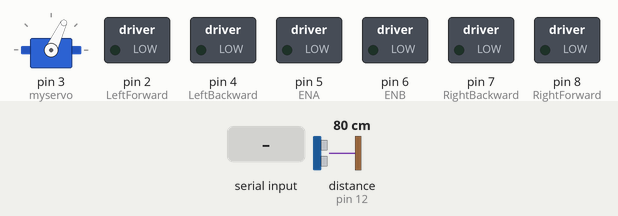
This sketch was run on a simulated Arduino Uno, built with avr-gcc and run on an emulated ATmega328P. Shown: servo, switched loads named in the sketch (green lamp = pin HIGH). Inputs (shaded band) come from the test bench; at power-on: distance to the obstacle (sensor on pin 12) 80 cm. The echo pulse lasts 58.3 µs per cm; pins used as bus, display or sensor lines are not drawn.

Above: at 1.7 s.
1.8 s: "W" received over Serial
At 3.0 s:
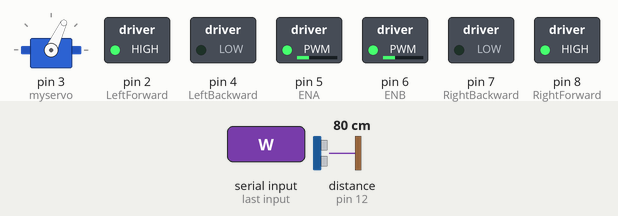
3.3 s: distance to the obstacle (sensor on pin 12) set to 34 cm
4.8 s: distance to the obstacle (sensor on pin 12) set to 27 cm
At 6.7 s:
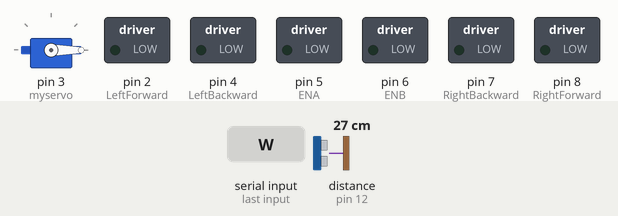
7.8 s: distance to the obstacle (sensor on pin 12) set to 35 cm
At 9.1 s:
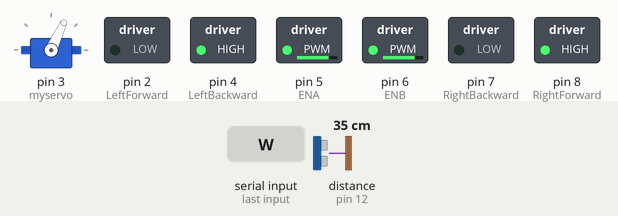
10.8 s: distance to the obstacle (sensor on pin 12) set to 2 cm
At 13.7 s:
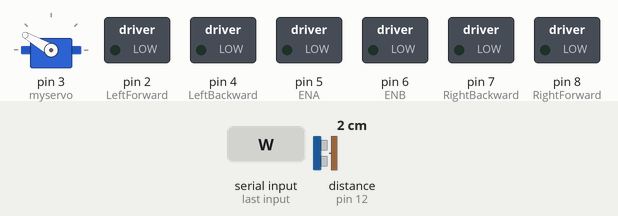
13.8 s: distance to the obstacle (sensor on pin 12) set to 22 cm
16.8 s: distance to the obstacle (sensor on pin 12) set to 28 cm
Timing chart, 0 to 20.8 s (numbered marks = the images above; inputs shaded):
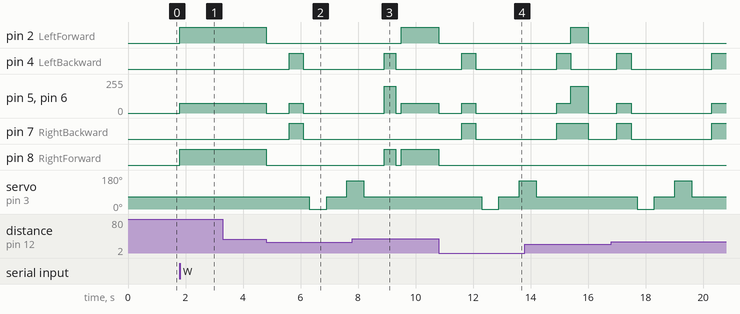

Measured:
- the behaviour switches between 31 and 30 cm on distance to the obstacle (sensor on pin 12) (found by bisection; images 1 and 2)
- after the input at 1.8 s, pin 2 (LeftForward), pin 8 (RightForward): LOW → HIGH at once; pin 5 (ENA), pin 6 (ENB): 0/255 → 75/255 at once
- after the input at 3.3 s, every drawn part: stays the same
- after the input at 4.8 s, pin 2 (LeftForward): HIGH → LOW at once; pin 4 (LeftBackward): LOW → HIGH after 0.80 s, → LOW 0.50 s later
- after the input at 7.8 s, pin 7 (RightBackward): stays LOW (without the input it goes to HIGH after 1.1 s); pin 8 (RightForward): LOW → HIGH after 1.1 s, → LOW 0.40 s later, → HIGH 0.20 s later
- after the input at 10.8 s, pin 2 (LeftForward): HIGH → LOW at once; pin 4 (LeftBackward): LOW → HIGH after 0.80 s, → LOW 0.50 s later

The sketch:

4WD-Arduino-Smart-Car.ino
```cpp
#include <Servo.h> // Import servo motor library

// --- Pin Definitions ---

//Ultra Sonic sensor pins
const int trig = 11;
const int echo = 12;

// L298N Motor Driver pins
const int RightForward  = 8; // input1
const int RightBackward = 7; // input2
const int LeftBackward  = 4; // input3
const int LeftForward   = 2; // input4
const int ENA = 5; // PWM pin for Right Motors speed
const int ENB = 6; // PWM pin for Left Motors speed

Servo myservo; // Create a servo object to control the radar mount
int speed = 75; // this speed for moving forwards or backwards its normal speed on smooth surface like (tiles), If the surface rough like (carpet), then the speed should be increased to 200 or more up to 255 it depends.
int turnSpeed = 200;
int lowSpeed = 0; // Stop speed
int distance = 0; // initial value will be used for UltraSonic
char command = '\0'; // Initialize command with null character
bool autoMode = false; // Initial state is manual mode; car remains stopped until a command is received from the smartphone

void setup() {

Serial.begin(9600); // Initialize serial communication at 9600 bps
  pinMode(trig, OUTPUT); // transmitter that sends out a sound wave
  pinMode(echo, INPUT); // acts as the receiver that listens for the wave to bounce back

  pinMode(RightForward, OUTPUT);
  pinMode(RightBackward, OUTPUT);
  pinMode(LeftForward, OUTPUT);
  pinMode(LeftBackward, OUTPUT);
  pinMode(ENA, OUTPUT);
  pinMode(ENB, OUTPUT);

  myservo.attach(3); // Attach servo to digitalpin 3 in arduino
  myservo.write(65); // Set servo to center position (forward)
  delay(500); // Wait for servo to reach the center position
  stopCar(); // Ensure the car is stopped at startup

}
void loop() {
  // Check if there is incoming data from the Bluetooth module
  if (Serial.available() > 0) {
    char incomingChar = Serial.read();
    if(incomingChar == 'W') {
      autoMode = true;
      stopCar();
      command = '\0'; // Clear any manual command immediately when switching to Auto Mode
    }
    else if(incomingChar == 'M') {
      autoMode = false;
      stopCar();
      command = '\0'; //Flush previous inputs to prevent immediate movement upon switching modes
    }
    else {
      // Accept manual commands ONLY if Auto Mode is disabled
      if (!autoMode) {
        command = incomingChar;
      }
    }
  }
  // Execute the behavior based on the current mode
  if (autoMode) {
    handleAutoMode(); // Execute obstacle avoidance logic
  } else {
    if (command != '\0') {
      handleManualMode(command); // Execute manual Bluetooth controls
    }
  }
}

// --- Manual Mode Management ---
void handleManualMode(char cmd) {
  switch (cmd) {
    case 'F': moveForward(); break;
    case 'B': moveBackward(); break;
    case 'L': turnLeft(); break;
    case 'R': turnRight(); break;
    case 'S': stopCar(); command = '\0'; break; // Stop and clear command to prevent continuous execution
    case 'G': forwardLeft(); break;
    case 'I': forwardRight(); break;
    case 'H': backwardLeft(); break;
    case 'J': backwardRight(); break;
  }
}

// --- Autonomous Mode Management ---
void handleAutoMode() {
  distance = getDistance();
  // If obstacle is too close (<= 30cm) or sensor returns 0 (error/stuck)
  if (distance == 0 || distance <= 30) {
    stopCar();
    delay(800); // Wait for electrical and physical stability
    moveBackward();
    delay(500); // Back up to give the servo and car room to maneuver
    stopCar();
    delay(200);
    // Look and measure distance to the right
    int rightDist = lookRight();
    delay(300);
    // Look and measure distance to the left
    int leftDist = lookLeft();
    delay(300);
    // Decision making based on the clearest path
    if (rightDist > leftDist && rightDist > 25) {
        turnRight();
        delay(400); // Time required to perform the turn
    }
    else if (leftDist > rightDist && leftDist > 25) {
        turnLeft();
        delay(400);
    }
    else {
        // Emergency Case: Both sides are blocked, retreat further and spin around
        moveBackward();
        delay(500);
        turnRight();
        delay(600);
    }
    stopCar();
    delay(200);
  }
  else {
    // Path is completely clear, safe to drive forward
    moveForward();
  }
}

// --- Basic Movement Functions ---
void moveForward() {
  digitalWrite(RightForward, HIGH);
  digitalWrite(RightBackward, LOW);
  digitalWrite(LeftForward, HIGH);
  digitalWrite(LeftBackward, LOW);
  analogWrite(ENA, speed);
  analogWrite(ENB, speed);

}
void moveBackward() {
  digitalWrite(RightForward, LOW);
  digitalWrite(RightBackward, HIGH);
  digitalWrite(LeftForward, LOW);
  digitalWrite(LeftBackward, HIGH);
  analogWrite(ENA, speed);
  analogWrite(ENB, speed);
}
void turnRight() {
  digitalWrite(RightForward, LOW);
  digitalWrite(RightBackward, HIGH);
  digitalWrite(LeftForward, HIGH);
  digitalWrite(LeftBackward, LOW);
  analogWrite(ENA, turnSpeed);
  analogWrite(ENB, turnSpeed);
}
void turnLeft() {
  digitalWrite(RightForward, HIGH);
  digitalWrite(RightBackward, LOW);
  digitalWrite(LeftForward, LOW);
  digitalWrite(LeftBackward, HIGH);
  analogWrite(ENA, turnSpeed);
  analogWrite(ENB, turnSpeed);
}

// Diagonal functions allow smoother joystick handling.
// They process combined directions (e.g., Forward + Left) using single-character
// Bluetooth commands, preventing data collisions and input lag.

void forwardLeft() {
  analogWrite(ENA, 220);
  analogWrite(ENB, lowSpeed);
  digitalWrite(RightForward, HIGH);
  digitalWrite(RightBackward, LOW);
  digitalWrite(LeftForward, HIGH);
  digitalWrite(LeftBackward, LOW);
}
void forwardRight() {
  analogWrite(ENA, lowSpeed);
  analogWrite(ENB, 220);
  digitalWrite(RightForward, HIGH);
  digitalWrite(RightBackward, LOW);
  digitalWrite(LeftForward, HIGH);
  digitalWrite(LeftBackward, LOW);
}
void backwardLeft() {
  analogWrite(ENA, 220);
  analogWrite(ENB, lowSpeed);
  digitalWrite(RightBackward, HIGH);
  digitalWrite(RightForward, LOW);
  digitalWrite(LeftBackward, HIGH);
  digitalWrite(LeftForward, LOW);
}
void backwardRight() {
  analogWrite(ENA, lowSpeed);
  analogWrite(ENB, 220);
  digitalWrite(RightBackward, HIGH);
  digitalWrite(RightForward, LOW);
  digitalWrite(LeftBackward, HIGH);
  digitalWrite(LeftForward, LOW);
}
void stopCar() {
  analogWrite(ENA, 0);
  analogWrite(ENB, 0);
  digitalWrite(RightForward, LOW);
  digitalWrite(RightBackward, LOW);
  digitalWrite(LeftForward, LOW);
  digitalWrite(LeftBackward, LOW);
}

// --- Sensor and Servo Functions ---
int getDistance() {
  digitalWrite(trig, LOW); // clean the pin
  delayMicroseconds(2);
  digitalWrite(trig, HIGH); // send the waves
  delayMicroseconds(10);
  digitalWrite(trig, LOW); // stop sending the waves
  // Measure the pulse duration with a 26ms timeout to prevent software freezing
  long duration = pulseIn(echo, HIGH, 26000);

  // If timeout occurs (no reflection), assume path is clear (return 100cm)

  if (duration == 0) return 100;
  int d = duration / 58; // Calculate distance in cm
  return d;
}
int lookRight() {
  myservo.write(0); // the degree depends on the servo position might be different from case to case mine midpoint is 65
  delay(600); // Allow sufficient time for the servo motor to reach 0 degrees
  int d = getDistance();
  myservo.write(65); // Return to center position
  delay(400); // Wait for the servo to stabilize at center
  return d;
}
int lookLeft() {
  myservo.write(150);
  delay(600); // Allow sufficient time for the servo motor to reach 150 degrees
  int d = getDistance();
  myservo.write(65); // Return to center position
  delay(400); // Wait for the servo to stabilize at center
  return d;
}
```
